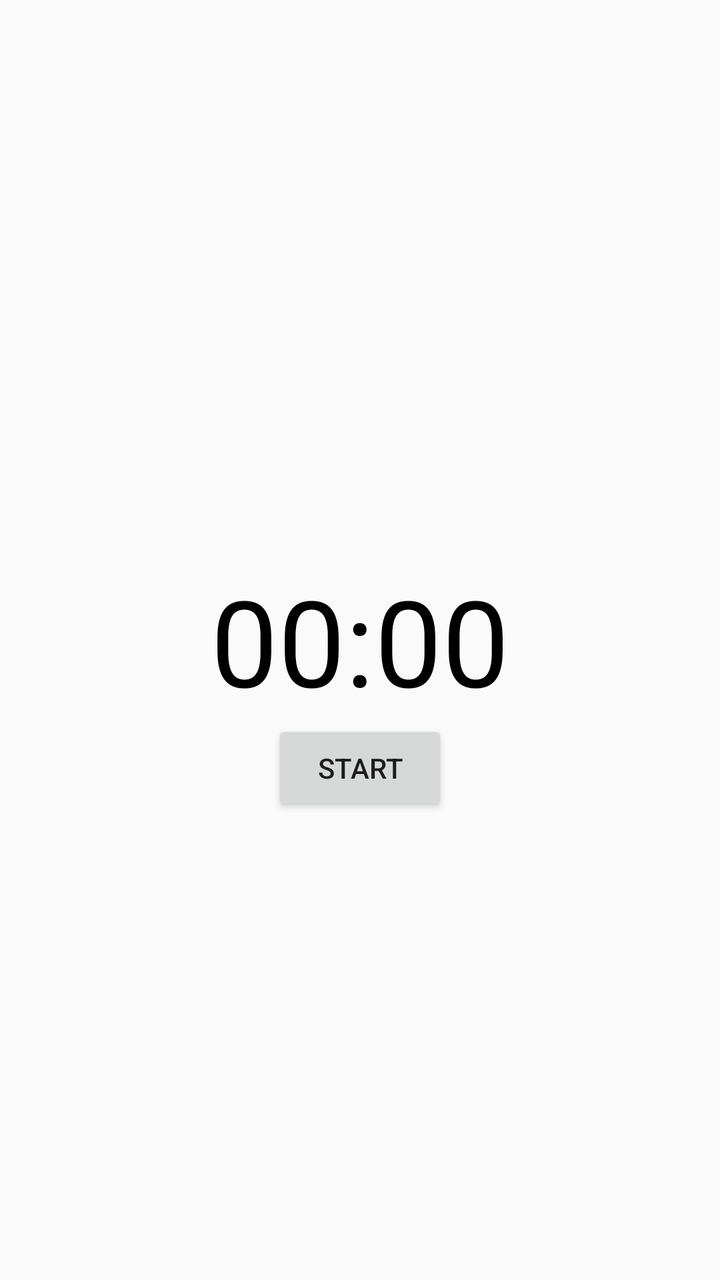
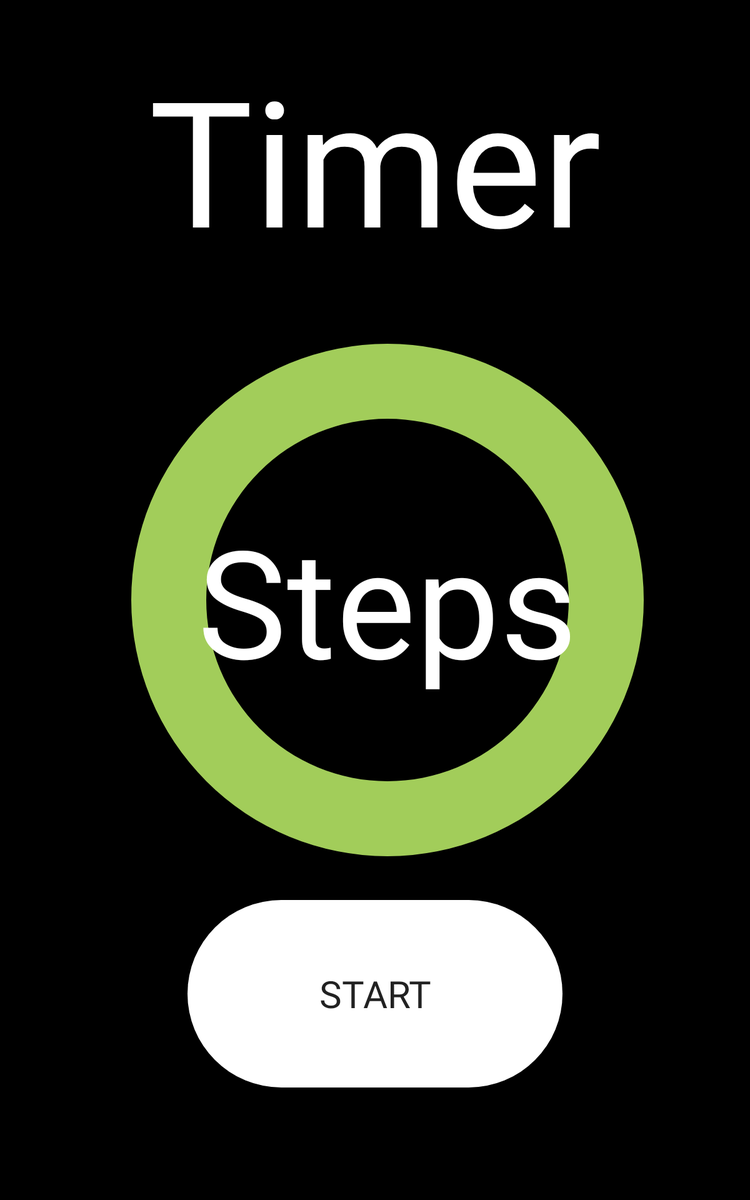

Compare how this app lays out the same screen by default and in its alternative resource folder. The renders come first, then the two layout files and the values they reference.
<!-- AndroidManifest.xml: application theme AppTheme -->
<!-- res/layout/activity_timer.xml -->
<?xml version="1.0" encoding="utf-8"?>
<RelativeLayout
    xmlns:android="http://schemas.android.com/apk/res/android"
    xmlns:app="http://schemas.android.com/apk/res-auto"
    xmlns:tools="http://schemas.android.com/tools"
    android:layout_width="match_parent"
    android:layout_height="match_parent"
    tools:context=".Timer"
>

    <TextView
        android:id="@+id/text_view_countdown"
        android:layout_width="wrap_content"
        android:layout_height="wrap_content"
        android:layout_centerHorizontal="true"
        android:layout_centerVertical="true"
        android:text="00:00"
        android:textColor="@android:color/black"
        android:textSize="60sp"
    />

    <Button
        android:id="@+id/button_start_pause"
        android:layout_width="wrap_content"
        android:layout_height="wrap_content"
        android:text="start"
        android:layout_below="@+id/text_view_countdown"
        android:layout_centerHorizontal="true"
    />

</RelativeLayout>
<!-- resources referenced by this layout -->
<resources>
  <style name="AppTheme" parent="Theme.AppCompat.Light.NoActionBar">
          
          <item name="colorPrimary">@color/colorPrimary</item>
          <item name="colorPrimaryDark">@color/colorPrimaryDark</item>
          <item name="colorAccent">@color/colorAccent</item>
      </style>
</resources>
<!-- res/layout-sw600dp/activity_timer.xml (the repository's variant of the layout above) -->
<!-- drawn on a 7-inch tablet held upright -->
<?xml version="1.0" encoding="utf-8"?>
<LinearLayout
xmlns:android="http://schemas.android.com/apk/res/android"
xmlns:app="http://schemas.android.com/apk/res-auto"
xmlns:tools="http://schemas.android.com/tools"
android:layout_width="match_parent"
android:layout_height="match_parent"
tools:context=".StepCounter"
android:orientation="vertical"
android:background="@android:color/black">

<FrameLayout
    android:layout_width="match_parent"
    android:layout_height="match_parent"
    android:layout_weight="1.5"
    android:gravity="center"
    >

    <TextView
        android:id="@+id/tvTimer"
        android:layout_width="match_parent"
        android:layout_height="match_parent"
        android:text="Timer"
        android:textColor="#fff"
        android:textSize="140dp"
        android:gravity="top"
        android:paddingTop="34dp"
        android:textAlignment="center"
        android:fontFamily="@font/fredoka_one"
        />

    <TextView
        android:id="@+id/actualStatusTV"
        android:layout_width="wrap_content"
        android:layout_height="wrap_content"
        android:text=""
        android:textColor="#fff"
        android:textSize="40dp"
        android:layout_gravity="center_horizontal"
        android:layout_marginTop="220dp"
        android:paddingTop="20dp"
        android:textAlignment="center"
        android:fontFamily="@font/fredoka_one"
    />



</FrameLayout>

<FrameLayout
    android:layout_width="match_parent"
    android:layout_height="match_parent"
    android:layout_marginLeft="20dp"
    android:layout_weight="1"
    >

    <ProgressBar
        android:id="@+id/workpauseprogress"
        style="?android:attr/progressBarStyleHorizontal"
        android:layout_width="match_parent"
        android:layout_height="match_parent"
        android:background="@drawable/circle_shape_tablet"
        android:indeterminate="false"
        android:progressDrawable="@drawable/circle_progress_bar_tablet"
        android:textAlignment="center"
        />

    <TextView
        android:id="@+id/text_view_countdown"
        android:layout_width="match_parent"
        android:layout_height="match_parent"
        android:text="Steps"
        android:textColor="#fff"
        android:textAlignment="center"
        android:gravity="center"
        android:fontFamily="@font/fredoka_one"
        android:textSize="120dp"

        />

</FrameLayout>

<FrameLayout
    android:layout_width="match_parent"
    android:layout_height="match_parent"
    android:layout_weight="1.5"
    >

    <Button
        android:id="@+id/button_start_pause"
        android:layout_width="300dp"
        android:layout_height="150dp"
        android:text="start"
        android:layout_centerHorizontal="true"
        android:layout_gravity="center_horizontal"
        android:background="@drawable/button"
        android:textSize="30sp"
        android:fontFamily="@font/fredoka_one"
    />

</FrameLayout>


</LinearLayout>
<!-- resources referenced by the variant -->
<!-- as a 7-inch tablet held upright resolves them -->
<resources>
  <!-- drawable button (drawable) -->
  <?xml version="1.0" encoding="utf-8"?>
  <shape xmlns:android="http://schemas.android.com/apk/res/android">
  
      <solid android:color="#fff" />
      <corners android:radius="100dp"/>
  
  </shape>
  <!-- drawable circle_progress_bar_tablet (drawable-v24) -->
  <?xml version="1.0" encoding="utf-8"?>
  <rotate xmlns:android="http://schemas.android.com/apk/res/android"
      android:fromDegrees="270"
      android:toDegrees="270"
  >
  
      <shape
          android:innerRadiusRatio="4"
          android:shape="ring"
          android:thickness="60dp"
          android:useLevel="true"
      >
  
          <gradient
              android:angle="0"
              android:endColor="#006400"
              android:startColor="#006400"
              android:type="sweep"
              android:useLevel="false"
          />
  
      </shape>
  
  </rotate>
  <!-- drawable circle_shape_tablet (drawable-v24) -->
  <?xml version="1.0" encoding="utf-8"?>
  <shape xmlns:android="http://schemas.android.com/apk/res/android"
  android:shape="ring"
  android:innerRadiusRatio="4"
  android:thickness="60dp"
  android:useLevel="false"
      >
  
  <solid
      android:color="#A2CD5A"
      />
  
  
  </shape>
  <style name="AppTheme" parent="Theme.AppCompat.Light.NoActionBar">
          
          <item name="colorPrimary">@color/colorPrimary</item>
          <item name="colorPrimaryDark">@color/colorPrimaryDark</item>
          <item name="colorAccent">@color/colorAccent</item>
      </style>
</resources>
